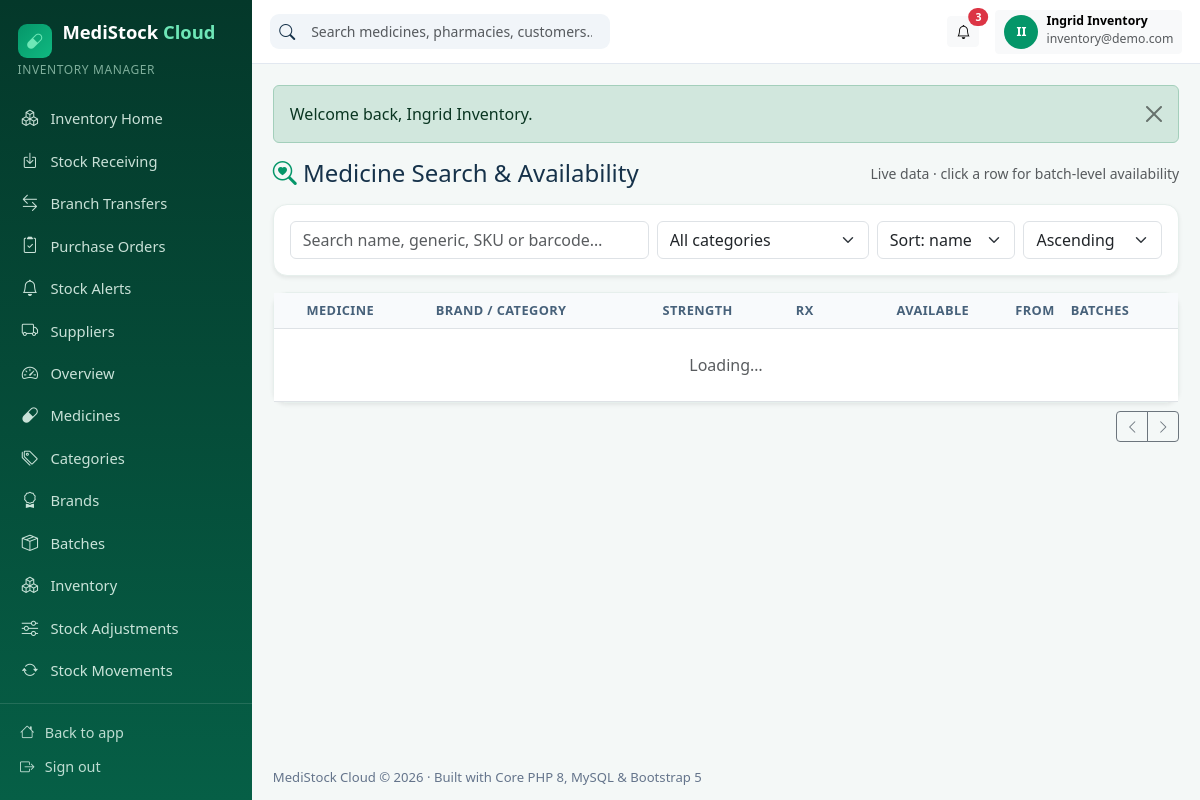
Screenshot of /pharmacist/medicines.php (signed in) with the database file from the repository.
### tables this page shows
CREATE TABLE IF NOT EXISTS users (
    id                        INT UNSIGNED AUTO_INCREMENT PRIMARY KEY,
    tenant_id                 INT UNSIGNED NULL,           
    role_id                   INT UNSIGNED NOT NULL,
    name                      VARCHAR(120) NOT NULL,
    email                     VARCHAR(190) NOT NULL UNIQUE,
    password_hash             VARCHAR(255) NOT NULL,
    phone                     VARCHAR(40)  NULL,
    status                    ENUM('active','inactive','invited') NOT NULL DEFAULT 'active',
    email_verified_at         DATETIME NULL,
    email_verification_token  VARCHAR(100) NULL,
    invitation_token          VARCHAR(100) NULL,
    invited_at                DATETIME NULL,
    last_login_at             DATETIME NULL,
    created_at                TIMESTAMP NULL,
    updated_at                TIMESTAMP NULL,
    deleted_at                TIMESTAMP NULL,
    INDEX idx_users_tenant (tenant_id),
    CONSTRAINT fk_users_tenant FOREIGN KEY (tenant_id) REFERENCES tenants (id) ON DELETE CASCADE,
    CONSTRAINT fk_users_role   FOREIGN KEY (role_id)   REFERENCES roles (id)   ON DELETE RESTRICT
);

CREATE TABLE IF NOT EXISTS roles (
    id          INT UNSIGNED AUTO_INCREMENT PRIMARY KEY,
    `key`       VARCHAR(50)  NOT NULL UNIQUE,
    name        VARCHAR(100) NOT NULL,
    description VARCHAR(255) NULL,
    created_at  TIMESTAMP NULL,
    updated_at  TIMESTAMP NULL
);

### config/database.php (called while the page is built)
<?php
return [
    'driver'    => 'mysql',
    'host'      => getenv('DB_HOST') ?: '127.0.0.1',
    'port'      => getenv('DB_PORT') ?: '3306',
    'database'  => getenv('DB_DATABASE') ?: 'medistock_cloud',
    'username'  => getenv('DB_USERNAME') ?: 'root',
    'password'  => getenv('DB_PASSWORD') ?: '',
    'charset'   => 'utf8mb4',
    'collation' => 'utf8mb4_unicode_ci',
];

### app/Database.php (called while the page is built)
<?php
final class Database
{
    private static ?PDO $instance = null;
    public static function connection(): PDO
    {
        if (self::$instance instanceof PDO) {
            return self::$instance;
        }
        $config = require dirname(__DIR__) . '/config/database.php';
        $dsn = sprintf(
            '%s:host=%s;port=%s;dbname=%s;charset=%s',
            $config['driver'],
            $config['host'],
            $config['port'],
            $config['database'],
            $config['charset']
        );
        self::$instance = new PDO($dsn, $config['username'], $config['password'], [
            PDO::ATTR_ERRMODE            => PDO::ERRMODE_EXCEPTION,
            PDO::ATTR_DEFAULT_FETCH_MODE => PDO::FETCH_ASSOC,
            PDO::ATTR_EMULATE_PREPARES   => false,
        ]);
        return self::$instance;
    }
}
function db(): PDO
{
    return Database::connection();
}

### public/pharmacist/medicines.php (the view, shortened to what this page needs)
<?php
$user = require_tenant();
admin_header('Medicine Search', 'pharmacist/medicines.php');
?>
<div class="d-flex flex-wrap justify-content-between align-items-center gap-2 mb-3">
  <h4 class="mb-0"><i class="bi bi-search-heart text-emerald"></i> Medicine Search & Availability</h4>
  <span class="text-muted small">Live data · click a row for batch-level availability</span>
</div>
<div class="card shadow-sm mb-3"><div class="card-body py-3">
  <div class="row g-2">
    <div class="col-md-5"><input class="form-control" id="medQ" placeholder="Search name, generic, SKU or barcode…" value="<?= e((string)input('q', '')) ?>"></div>
    <div class="col-md-3"><select class="form-select" id="medCat">
      <option value="0">All categories</option>
    </select></div>
    <div class="col-md-2"><select class="form-select" id="medSort">
      <option value="name">Sort: name</option>
    </select></div>
    <div class="col-md-2"><select class="form-select" id="medDir"><option value="asc">Ascending</option><option value="desc">Descending</option></select></div>
  </div>
</div></div>
<div class="card shadow-sm"><div class="table-responsive"><table class="table table-hover align-middle mb-0">
  <thead><tr><th></th><th>Medicine</th><th>Brand / Category</th><th>Strength</th><th>Rx</th><th class="text-end">Available</th><th class="text-end">From</th><th>Batches</th></tr></thead>
  <tbody id="medBody"><tr><td colspan="8" class="text-center text-muted py-4">Loading…</td></tr></tbody>
</table></div></div>
<div class="d-flex justify-content-between align-items-center mt-2">
  <div class="btn-group btn-group-sm">
    <button class="btn btn-outline-secondary" id="medPrev"><i class="bi bi-chevron-left"></i></button>
    <button class="btn btn-outline-secondary" id="medNext"><i class="bi bi-chevron-right"></i></button>
  </div>
</div>
<?php admin_footer(); ?>

### app/View.php (shortened to what this page needs)
<?php
function admin_menu(): array
{
    $role = current_user()['role_key'] ?? '';
    $posHref = in_array($role, ['cashier', 'pharmacist'], true) ? 'cashier/pos.php' : 'admin/pos.php';
    $items = [
        ['admin/dashboard.php', 'bi-speedometer2', 'Overview', 'dashboard.view'],
        [$posHref, 'bi-upc-scan', 'Pharmacy POS', 'pos.access'],
        ['admin/sales.php', 'bi-cart-check', 'Sales', 'sales.view'],
        ['admin/returns.php', 'bi-arrow-counterclockwise', 'Sales Returns', 'sales.manage'],
        ['admin/medicines.php', 'bi-capsule', 'Medicines', 'medicines.view'],
        ['admin/categories.php', 'bi-tags', 'Categories', 'medicines.view'],
        ['admin/brands.php', 'bi-award', 'Brands', 'medicines.view'],
        ['admin/batches.php', 'bi-box-seam', 'Batches', 'stock.view'],
        ['admin/inventory.php', 'bi-boxes', 'Inventory', 'stock.view'],
        ['admin/adjustments.php', 'bi-sliders', 'Stock Adjustments', 'stock.adjust'],
        ['admin/movements.php', 'bi-arrow-repeat', 'Stock Movements', 'stock.view'],
        ['admin/transfers.php', 'bi-arrow-left-right', 'Branch Transfers', 'stock.view'],
        ['admin/expiry.php', 'bi-calendar-x', 'Expiry Management', 'stock.view'],
        ['admin/lowstock.php', 'bi-exclamation-triangle', 'Low Stock Alerts', 'stock.view'],
        ['admin/purchases.php', 'bi-bag-plus', 'Purchases', 'purchases.manage'],
        ['admin/purchase-orders.php', 'bi-clipboard2-check', 'Purchase Orders', 'purchases.manage'],
        ['admin/suppliers.php', 'bi-truck', 'Suppliers', 'suppliers.manage'],
        ['admin/supplier-payments.php', 'bi-cash-coin', 'Supplier Payments', 'purchases.manage'],
        ['admin/customers.php', 'bi-person-heart', 'Customers', 'customers.manage'],
        ['admin/prescriptions.php', 'bi-file-earmark-medical', 'Prescriptions', 'prescriptions.manage'],
        ['admin/expenses.php', 'bi-wallet2', 'Expenses', 'expenses.manage'],
        ['admin/staff.php', 'bi-people', 'Staff', 'staff.manage'],
        ['admin/branches.php', 'bi-diagram-3', 'Branches', 'branches.manage'],
        ['admin/reports.php', 'bi-graph-up', 'Reports & Analytics', 'reports.view'],
        ['admin/subscription.php', 'bi-stars', 'Subscription', 'billing.manage'],
        ['admin/settings.php', 'bi-gear', 'Settings', 'settings.manage'],
    ];
    $items = array_values(array_filter($items, static fn($i) => $i[3] === null || can($i[3])));
    $roleItems = match ($role) {
        'pharmacist' => [
            ['pharmacist/dashboard.php', 'bi-clipboard2-pulse', 'Pharmacist Home', null],
            ['pharmacist/prescriptions.php', 'bi-file-earmark-medical', 'My Prescriptions', null],
            ['pharmacist/medicines.php', 'bi-search-heart', 'Medicine Search', null],
            ['pharmacist/dispensing.php', 'bi-clipboard-check', 'Dispensing Records', null],
            ['pharmacist/sales.php', 'bi-receipt', 'Sales History', null],
        ],
        'cashier' => [
            ['cashier/dashboard.php', 'bi-cash-register', 'Cashier Home', null],
            ['cashier/sales.php', 'bi-receipt', 'My Sales', null],
        ],
        'inventory_manager' => [
            ['inventory/dashboard.php', 'bi-boxes', 'Inventory Home', null],
            ['inventory/receiving.php', 'bi-box-arrow-in-down', 'Stock Receiving', null],
            ['inventory/transfers.php', 'bi-arrow-left-right', 'Branch Transfers', null],
            ['inventory/purchase-orders.php', 'bi-clipboard2-check', 'Purchase Orders', null],
            ['inventory/alerts.php', 'bi-bell', 'Stock Alerts', null],
            ['inventory/suppliers.php', 'bi-truck', 'Suppliers', null],
        ],
        default => [],
    };
    return array_merge($roleItems, $items);
}
function admin_header(string $title, string $active = ''): void
{
    $u = current_user();
    $notifications = [];
    if ($u) {
        $stmt = db()->prepare(
            'SELECT * FROM notifications WHERE (user_id = ? OR (tenant_id = ? AND user_id IS NULL)) AND read_at IS NULL ORDER BY id DESC LIMIT 6'
        );
        $stmt->execute([$u['id'], $u['tenant_id']]);
        $notifications = $stmt->fetchAll();
    }
    $initials = '';
    foreach (explode(' ', (string)($u['name'] ?? 'U')) as $part) {
        $initials .= strtoupper(substr($part, 0, 1));
    }
    ?>
<!DOCTYPE html>
<html lang="en">
<head>
<link href="https://cdn.jsdelivr.net/npm/bootstrap@5.3.3/dist/css/bootstrap.min.css" rel="stylesheet">
<link href="https://cdn.jsdelivr.net/npm/bootstrap-icons@1.11.3/font/bootstrap-icons.min.css" rel="stylesheet">
<link href="<?= asset('css/style.css') ?>" rel="stylesheet">
</head>
<body class="admin-body">
<div class="admin-wrapper">
  <aside class="admin-sidebar" id="adminSidebar">
    <div class="sidebar-brand"><span class="brand-badge"><i class="bi bi-capsule"></i></span> MediStock <span>Cloud</span></div>
    <div class="sidebar-role"><?= e(is_super_admin() ? 'Platform Super Admin' : ($u['role_name'] ?? '')) ?></div>
    <nav class="sidebar-nav">
      <?php foreach (admin_menu() as [$href, $icon, $label, $perm]): ?>
        <a href="<?= url($href) ?>" class="<?= $active === $href ? 'active' : '' ?>"><i class="bi <?= e($icon) ?>"></i> <span><?= e($label) ?></span></a>
      <?php endforeach; ?>
    </nav>
    <div class="sidebar-footer">
      <a href="<?= url(is_super_admin() ? 'index.php' : 'admin/index.php') ?>"><i class="bi bi-house"></i> <span>Back to app</span></a>
      <a href="<?= url('logout.php') ?>"><i class="bi bi-box-arrow-right"></i> <span>Sign out</span></a>
    </div>
  </aside>
  <div class="admin-main">
    <header class="admin-topbar">
      <form class="topbar-search d-none d-md-flex" method="get" action="<?= url(is_super_admin() ? 'superadmin/tenants.php' : 'admin/medicines.php') ?>">
        <i class="bi bi-search"></i>
        <input class="form-control form-control-sm border-0" name="q" placeholder="Search medicines, pharmacies, customers…">
      </form>
      <div class="ms-auto d-flex align-items-center gap-3">
        <div class="dropdown">
          <button class="btn btn-sm btn-light position-relative" data-bs-toggle="dropdown" aria-label="Notifications">
            <i class="bi bi-bell"></i>
            <?php if ($notifications): ?><span class="position-absolute top-0 start-100 translate-middle badge rounded-pill bg-danger"><?= count($notifications) ?></span><?php endif; ?>
          </button>
        </div>
        <div class="dropdown">
          <button class="btn btn-sm btn-light d-flex align-items-center gap-2" data-bs-toggle="dropdown">
            <span class="avatar-circle"><?= e(substr($initials, 0, 2)) ?></span>
            <span class="d-none d-md-inline text-start"><strong class="d-block small lh-1"><?= e($u['name'] ?? '') ?></strong><small class="text-muted"><?= e($u['email'] ?? '') ?></small></span>
          </button>
        </div>
      </div>
    </header>
    <main class="admin-content">
      <?= flash_html() ?>
<?php
}
function admin_footer(): void
{
    ?>
    </main>
    <footer class="admin-footer">MediStock Cloud © <?= date('Y') ?> · Built with Core PHP 8, MySQL & Bootstrap 5</footer>
  </div>
</div>
<div class="toast-container position-fixed bottom-0 end-0 p-3" id="msToasts" style="z-index:1090"></div>
</body>
</html>
<?php
}

### public/assets/css/style.css (style rules this page uses)
:root { --emerald: #059669; --emerald-dark: #065f46; --emerald-deep: #04382a; --emerald-light: #d1fae5; --navy: #0f2a43; --sky: #e0f2fe; --ink: #16324a; --muted: #64748b; --bg: #f4f8f7; }
* { scrollbar-width: thin; }
body { font-family: "Segoe UI", system-ui, -apple-system, Roboto, "Helvetica Neue", Arial, sans-serif; color: var(--ink); }
.text-emerald { color: var(--emerald) !important; }
.brand-badge { display: inline-flex; align-items: center; justify-content: center; width: 34px; height: 34px; border-radius: 9px; margin-right: 6px; background: linear-gradient(135deg, var(--emerald), #10b981); color: #fff; font-size: 1rem; vertical-align: -8px; }
.avatar-circle { width: 34px; height: 34px; border-radius: 50%; background: var(--emerald); color: #fff; display: inline-flex; align-items: center; justify-content: center; font-weight: 700; font-size: .8rem; }
.admin-body { background: var(--bg); }
.admin-wrapper { display: flex; min-height: 100vh; }
.admin-sidebar { width: 252px; flex: 0 0 252px; background: linear-gradient(180deg, var(--emerald-deep), #065f46); color: #d1fae5; display: flex; flex-direction: column; position: sticky; top: 0; height: 100vh; z-index: 1040; }
.sidebar-brand { padding: 1.1rem 1.1rem .2rem; font-weight: 800; font-size: 1.15rem; color: #fff; }
.sidebar-brand span { color: #6ee7b7; }
.sidebar-role { padding: 0 1.1rem .8rem; font-size: .75rem; letter-spacing: .6px; text-transform: uppercase; color: rgba(209, 250, 229, .6); }
.sidebar-nav { flex: 1; overflow-y: auto; padding: .4rem .6rem; }
.sidebar-nav a { display: flex; align-items: center; gap: .65rem; padding: .5rem .65rem; border-radius: 9px; color: rgba(236, 253, 245, .85); text-decoration: none; font-size: .92rem; margin-bottom: 2px; }
.sidebar-nav a i { font-size: 1.02rem; width: 20px; text-align: center; }
.sidebar-footer { padding: .7rem .6rem 1rem; border-top: 1px solid rgba(255,255,255,.12); }
.sidebar-footer a { display: flex; gap: .65rem; align-items: center; color: rgba(236,253,245,.8); text-decoration: none; padding: .4rem .65rem; font-size: .9rem; }
.admin-main { flex: 1; min-width: 0; display: flex; flex-direction: column; }
.admin-topbar { background: #fff; border-bottom: 1px solid #e2e8f0; padding: .6rem 1.1rem; display: flex; align-items: center; gap: .8rem; position: sticky; top: 0; z-index: 1030; }
.topbar-search { align-items: center; gap: .5rem; background: #f1f5f9; border-radius: 9px; padding: .15rem .6rem; width: 340px; max-width: 45vw; }
.topbar-search input { background: transparent; }
.admin-content { padding: 1.3rem; flex: 1; }
.admin-footer { padding: .8rem 1.3rem; color: var(--muted); font-size: .82rem; }
.card { border: 1px solid #e6efec; border-radius: 14px; }
.table thead th { background: #f8fafc; font-size: .8rem; text-transform: uppercase; letter-spacing: .4px; color: #47617a; }

### rows the page displays
users: role.name "INVENTORY MANAGER", name "Ingrid Inventory", email "inventory@demo.com"

### other values shown
$label "Inventory Home"
$label "Stock Receiving"
$label "Branch Transfers"
$label "Purchase Orders"
$label "Stock Alerts"
$label "Suppliers"
$label "Overview"
$label "Medicines"
$label "Categories"
$label "Brands"
$label "Batches"
$label "Inventory"
$label "Stock Adjustments"
$label "Stock Movements"
count($notifications) "3"
